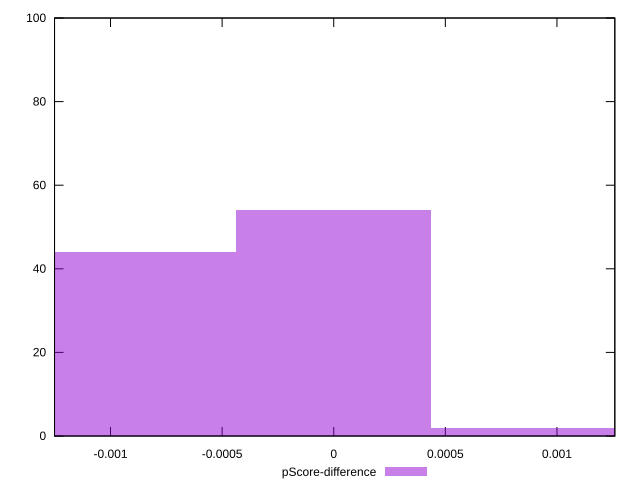

Write gnuplot code to recreate this figure.
reset

$pScoreDifference <<EOF
0.0008737263375450024 2
-0.0008737263375450024 44
0 54
EOF

set key outside below
set boxwidth 0.0008737263375450024
set xrange [-0.001250788443384776:0.001259233086355671]
set yrange [0:100]
set trange [0:100]
set style fill transparent solid 0.5 noborder
set terminal svg size 640, 490 enhanced background rgb 'white'
set output "reports/report_00027_2021-02-24T12-40-31.850Z/cumulative-layout-shift/samples/agenda/pScore-difference/histogram.svg"

plot $pScoreDifference title "pScore-difference" with boxes

reset
